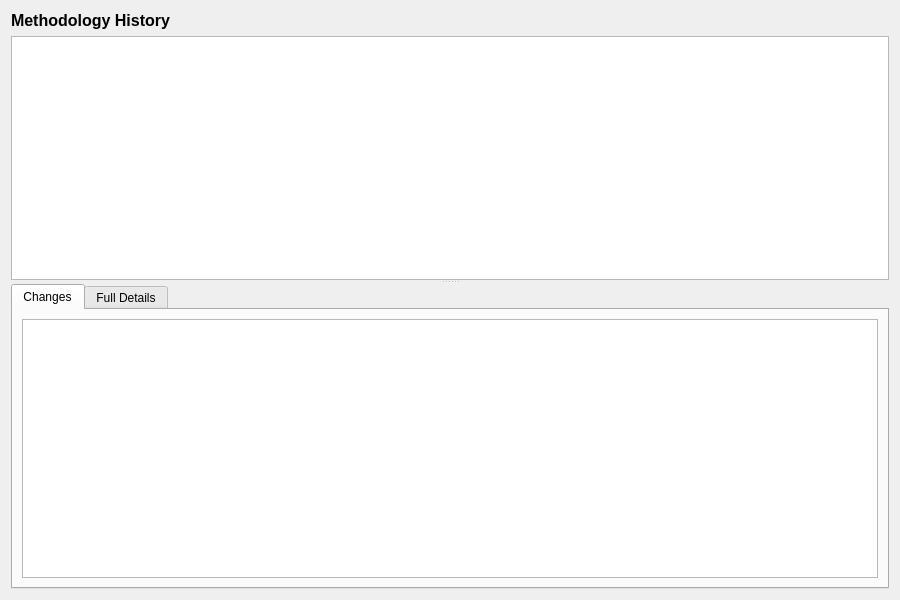
<?xml version="1.0" encoding="UTF-8"?>
<ui version="4.0">
 <class>MethodologyHistoryDialog</class>
 <widget class="QWidget" name="MethodologyHistoryDialog">
  <property name="geometry">
   <rect>
    <x>0</x>
    <y>0</y>
    <width>900</width>
    <height>600</height>
   </rect>
  </property>
  <property name="windowTitle">
   <string>Methodology History</string>
  </property>
  <layout class="QVBoxLayout" name="verticalLayout">
   <item>
    <widget class="QLabel" name="titleLabel">
     <property name="font">
      <font>
       <pointsize>12</pointsize>
       <bold>true</bold>
      </font>
     </property>
     <property name="text">
      <string>Methodology History</string>
     </property>
    </widget>
   </item>
   <item>
    <widget class="QSplitter" name="splitter">
     <property name="orientation">
      <enum>Qt::Vertical</enum>
     </property>
     <widget class="QTableWidget" name="versionListWidget">
      <property name="minimumHeight">
       <number>150</number>
      </property>
      <property name="maximumHeight">
       <number>250</number>
      </property>
      <property name="alternatingRowColors">
       <bool>true</bool>
      </property>
      <property name="editTriggers">
       <set>QAbstractItemView::NoEditTriggers</set>
      </property>
      <property name="selectionMode">
       <enum>QAbstractItemView::SingleSelection</enum>
      </property>
      <property name="selectionBehavior">
       <enum>QAbstractItemView::SelectRows</enum>
      </property>
     </widget>
     <widget class="QWidget" name="detailWidget">
      <layout class="QVBoxLayout" name="detailLayout">
       <property name="leftMargin">
        <number>0</number>
       </property>
       <property name="topMargin">
        <number>0</number>
       </property>
       <property name="rightMargin">
        <number>0</number>
       </property>
       <property name="bottomMargin">
        <number>0</number>
       </property>
       <item>
        <widget class="QTabWidget" name="tabWidget">
         <property name="currentIndex">
          <number>0</number>
         </property>
         <widget class="QWidget" name="changesTab">
          <attribute name="title">
           <string>Changes</string>
          </attribute>
          <layout class="QVBoxLayout" name="changesTabLayout">
           <item>
            <widget class="QTableWidget" name="changesTableWidget">
             <property name="editTriggers">
              <set>QAbstractItemView::NoEditTriggers</set>
             </property>
             <property name="alternatingRowColors">
              <bool>true</bool>
             </property>
             <property name="selectionMode">
              <enum>QAbstractItemView::SingleSelection</enum>
             </property>
             <property name="selectionBehavior">
              <enum>QAbstractItemView::SelectRows</enum>
             </property>
            </widget>
           </item>
          </layout>
         </widget>
         <widget class="QWidget" name="fullDetailsTab">
          <attribute name="title">
           <string>Full Details</string>
          </attribute>
          <layout class="QVBoxLayout" name="fullDetailsTabLayout">
           <item>
            <widget class="QScrollArea" name="scrollArea">
             <property name="widgetResizable">
              <bool>true</bool>
             </property>
             <widget class="QWidget" name="scrollAreaWidgetContents">
              <layout class="QFormLayout" name="formLayout">
               <item row="0" column="0">
                <widget class="QLabel" name="nameLabel">
                 <property name="text">
                  <string>Name:</string>
                 </property>
                </widget>
               </item>
               <item row="0" column="1">
                <widget class="QLabel" name="nameValue"/>
               </item>
               <item row="1" column="0">
                <widget class="QLabel" name="descriptionLabel">
                 <property name="text">
                  <string>Description:</string>
                 </property>
                </widget>
               </item>
               <item row="1" column="1">
                <widget class="QLabel" name="descriptionValue">
                 <property name="wordWrap">
                  <bool>true</bool>
                 </property>
                </widget>
               </item>
               <item row="2" column="0">
                <widget class="QLabel" name="logicReferenceLabel">
                 <property name="text">
                  <string>Logic Reference:</string>
                 </property>
                </widget>
               </item>
               <item row="2" column="1">
                <widget class="QLabel" name="logicReferenceValue">
                 <property name="wordWrap">
                  <bool>true</bool>
                 </property>
                </widget>
               </item>
               <item row="3" column="0">
                <widget class="QLabel" name="implementationLabel">
                 <property name="text">
                  <string>Implementation:</string>
                 </property>
                </widget>
               </item>
               <item row="3" column="1">
                <widget class="QLabel" name="implementationValue">
                 <property name="wordWrap">
                  <bool>true</bool>
                 </property>
                </widget>
               </item>
               <item row="4" column="0">
                <widget class="QLabel" name="versionNumberLabel">
                 <property name="text">
                  <string>Version:</string>
                 </property>
                </widget>
               </item>
               <item row="4" column="1">
                <widget class="QLabel" name="versionNumberValue"/>
               </item>
               <item row="5" column="0">
                <widget class="QLabel" name="recordedByLabel">
                 <property name="text">
                  <string>Recorded By:</string>
                 </property>
                </widget>
               </item>
               <item row="5" column="1">
                <widget class="QLabel" name="recordedByValue"/>
               </item>
               <item row="6" column="0">
                <widget class="QLabel" name="recordedAtLabel">
                 <property name="text">
                  <string>Recorded At:</string>
                 </property>
                </widget>
               </item>
               <item row="6" column="1">
                <widget class="QLabel" name="recordedAtValue"/>
               </item>
               <item row="7" column="0">
                <widget class="QLabel" name="changeCommentaryLabel">
                 <property name="text">
                  <string>Change Commentary:</string>
                 </property>
                </widget>
               </item>
               <item row="7" column="1">
                <widget class="QLabel" name="changeCommentaryValue">
                 <property name="wordWrap">
                  <bool>true</bool>
                 </property>
                </widget>
               </item>
              </layout>
             </widget>
            </widget>
           </item>
          </layout>
         </widget>
        </widget>
       </item>
      </layout>
     </widget>
    </widget>
   </item>
  </layout>
 </widget>
 <resources/>
 <connections/>
</ui>
